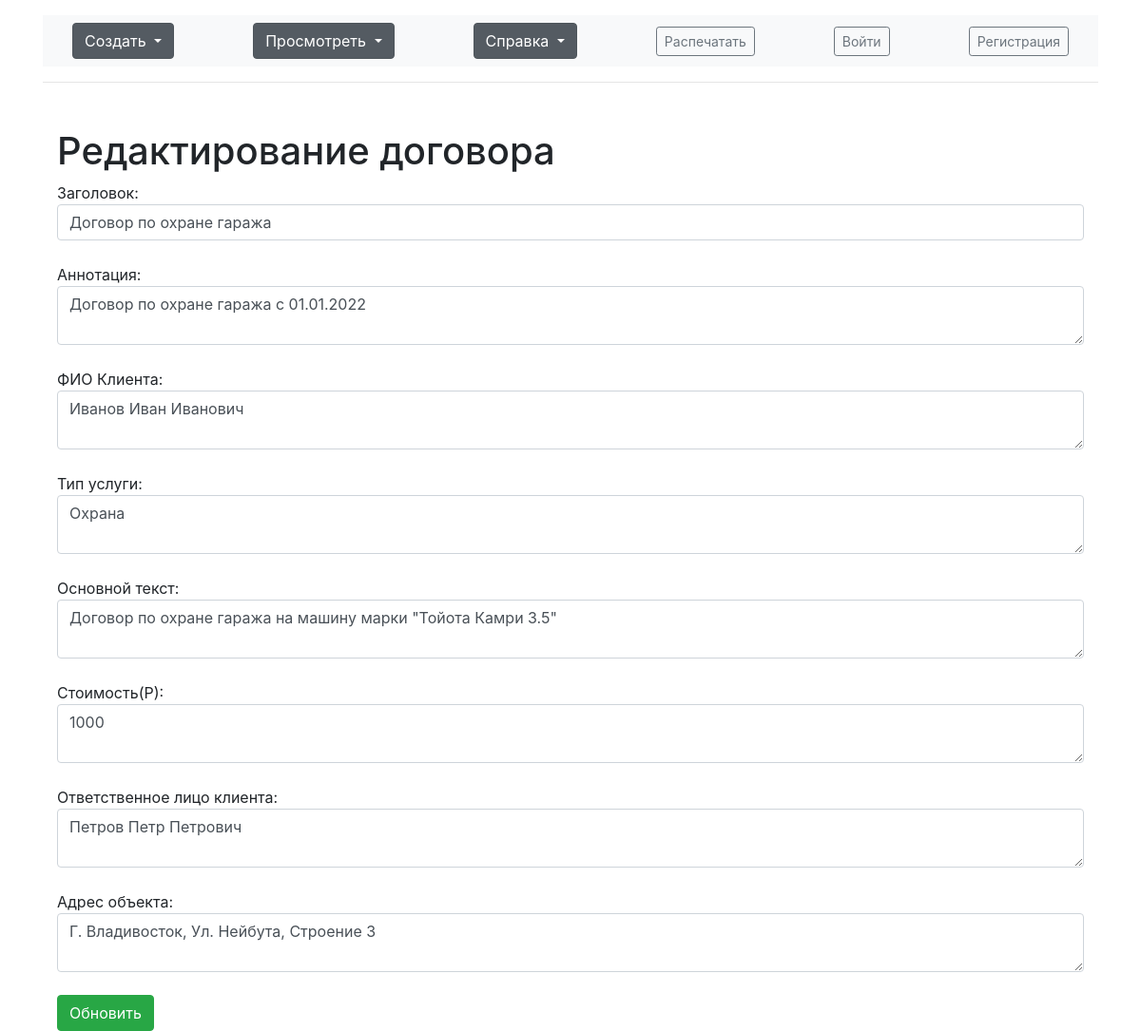
Page /contracts/2/update on the committed database.
### app.py (models this page shows, shortened)
class Contract(db.Model):  # создаем класс Договоры
    contract_id = db.Column(db.Integer, primary_key=True)  # создаем поля
    title = db.Column(db.String(100), nullable=False)
    client_person = db.Column(db.String(100), nullable=False)
    object_adres = db.Column(db.String(100), nullable=False)
    client_name = db.Column(db.String(100), nullable=False)  # имя клиента
    intro = db.Column(db.String(300), nullable=False)
    text = db.Column(db.Text, nullable=False)
    cost = db.Column(db.Integer, nullable=False)
    type_service = db.Column(db.Integer, nullable=False)  # тип услуги
    date = db.Column(db.DateTime, default=datetime.utcnow)

### app.py (the view)
@app.route('/contracts/<int:contract_id>/update', methods=['POST', 'GET'])
def contracts_update(contract_id):
    contract = Contract.query.get(contract_id)  # Ищем объект
    if request.method == "POST":
        contract.title = request.form['title']  # Заполняем поля из формы
        contract.intro = request.form['intro']
        contract.text = request.form['text']
        contract.cost = request.form['cost']
        contract.client_name = request.form['client_name']
        contract.type_service = request.form['type_service']
        contract.client_person = request.form['client_person']
        contract.object_adres = request.form['object_adres']
        try:  # Обрабатываем ошибки
            db.session.commit()  # Сохраняем объект
            return redirect('/contracts')
        except:  # На случай ошибки
            return "При редактировании статьи произошла ошибка"
    else:
        return render_template("contract_update.html", contract=contract)

### templates/contract_update.html (shortened to what this page needs)
{% extends 'base.html' %}
{% block body %}
<div class="container mt-5">
<H1>Редактирование договора</H1>
<form method="POST">
    Заголовок:
    <input type="text" name="title" id="title" class="form-control" value="{{ contract.title }}" ><br>
    Аннотация:
    <textarea name="intro" id="intro" class="form-control" >{{ contract.intro }}</textarea><br>
    ФИО Клиента:
    <textarea name="client_name" id="client_name" class="form-control">{{ contract.client_name }}</textarea><br>
    Тип услуги:
    <textarea name="type_service" id="type_service" class="form-control">{{ contract.type_service }}</textarea><br>
    Основной текст:
    <textarea name="text" id="text" class="form-control" >{{ contract.text }}</textarea><br>
    Стоимость(Р):
    <textarea name="cost" id="cost" class="form-control" >{{ contract.cost }}</textarea><br>
    Ответственное лицо клиента:
    <textarea name="client_person" id="client_person" class="form-control">{{ contract.client_person }}</textarea><br>
    Адрес объекта:
    <textarea name="object_adres" id="object_adres" class="form-control">{{ contract.object_adres }}</textarea><br>
    <input type="submit" class="btn btn-success" value="Обновить">
</form>
</div>
{% endblock %}

### static/css/main.css (style rules this page uses)
body { margin: 0; font-family: var(--bs-body-font-family); font-size: var(--bs-body-font-size); font-weight: var(--bs-body-font-weight); line-height: var(--bs-body-line-height); color: var(--bs-body-color); text-align: var(--bs-body-text-align); background-color: var(--bs-body-bg); -webkit-text-size-adjust: 100%; -webkit-tap-highlight-color: transparent; }

### rows in the picture
Contract: title "Договор по охране гаража", intro "Договор по охране гаража с 01.01.2022", client_name "Иванов Иван Иванович", type_service "Охрана", text "Договор по охране гаража на машину марки \"Тойота Камри 3.5\"", cost "1000", client_person "Петров Петр Петрович", object_adres "Г. Владивосток, Ул. Нейбута, Строение 3"
